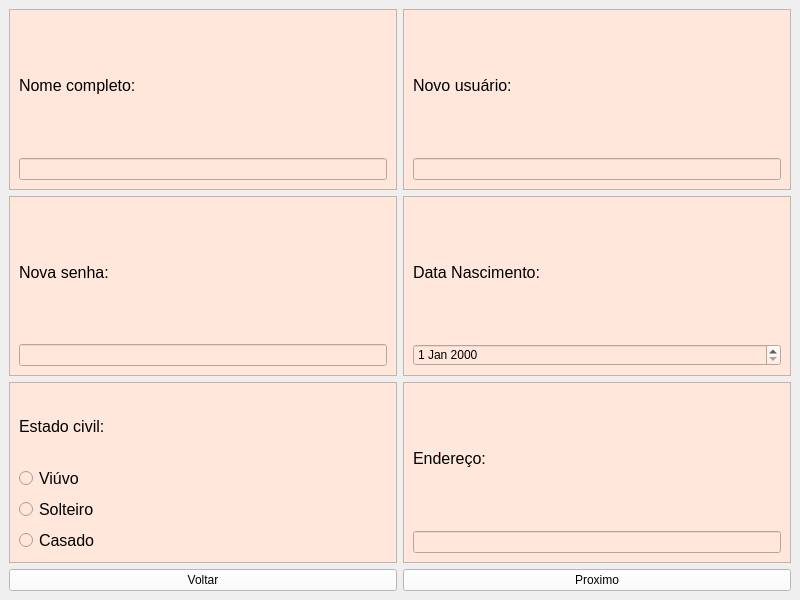
<?xml version="1.0" encoding="UTF-8"?>
<ui version="4.0">
 <class>Tela_Cadastro</class>
 <widget class="QMainWindow" name="Tela_Cadastro">
  <property name="geometry">
   <rect>
    <x>0</x>
    <y>0</y>
    <width>800</width>
    <height>600</height>
   </rect>
  </property>
  <property name="windowTitle">
   <string>MainWindow</string>
  </property>
  <widget class="QWidget" name="centralwidget">
   <layout class="QGridLayout" name="gridLayout">
    <item row="2" column="0">
     <widget class="QFrame" name="frame_5">
      <property name="styleSheet">
       <string notr="true">background-color: rgb(255, 231, 219);</string>
      </property>
      <property name="frameShape">
       <enum>QFrame::Shape::StyledPanel</enum>
      </property>
      <property name="frameShadow">
       <enum>QFrame::Shadow::Raised</enum>
      </property>
      <layout class="QVBoxLayout" name="verticalLayout_5">
       <item>
        <widget class="QLabel" name="txt_estadocivil">
         <property name="font">
          <font>
           <pointsize>12</pointsize>
          </font>
         </property>
         <property name="text">
          <string>Estado civil:</string>
         </property>
        </widget>
       </item>
       <item>
        <widget class="QRadioButton" name="button_viuvo">
         <property name="font">
          <font>
           <pointsize>12</pointsize>
          </font>
         </property>
         <property name="text">
          <string>Viúvo</string>
         </property>
        </widget>
       </item>
       <item>
        <widget class="QRadioButton" name="button_solteiro">
         <property name="font">
          <font>
           <pointsize>12</pointsize>
          </font>
         </property>
         <property name="text">
          <string>Solteiro</string>
         </property>
        </widget>
       </item>
       <item>
        <widget class="QRadioButton" name="button_casado">
         <property name="font">
          <font>
           <pointsize>12</pointsize>
          </font>
         </property>
         <property name="text">
          <string>Casado</string>
         </property>
        </widget>
       </item>
      </layout>
     </widget>
    </item>
    <item row="3" column="1">
     <widget class="QPushButton" name="pushButton">
      <property name="styleSheet">
       <string notr="true">background-color: rgb(255, 255, 255);</string>
      </property>
      <property name="text">
       <string>Proximo</string>
      </property>
     </widget>
    </item>
    <item row="2" column="1">
     <widget class="QFrame" name="frame_6">
      <property name="styleSheet">
       <string notr="true">background-color: rgb(255, 231, 219);</string>
      </property>
      <property name="frameShape">
       <enum>QFrame::Shape::StyledPanel</enum>
      </property>
      <property name="frameShadow">
       <enum>QFrame::Shadow::Raised</enum>
      </property>
      <layout class="QVBoxLayout" name="verticalLayout_6">
       <item>
        <widget class="QLabel" name="txt_endereco">
         <property name="font">
          <font>
           <pointsize>12</pointsize>
          </font>
         </property>
         <property name="text">
          <string>Endereço:</string>
         </property>
        </widget>
       </item>
       <item>
        <widget class="QLineEdit" name="input_endereco"/>
       </item>
      </layout>
     </widget>
    </item>
    <item row="0" column="1">
     <widget class="QFrame" name="frame_2">
      <property name="styleSheet">
       <string notr="true">background-color: rgb(255, 231, 219);</string>
      </property>
      <property name="frameShape">
       <enum>QFrame::Shape::StyledPanel</enum>
      </property>
      <property name="frameShadow">
       <enum>QFrame::Shadow::Raised</enum>
      </property>
      <layout class="QVBoxLayout" name="verticalLayout_2">
       <item>
        <widget class="QLabel" name="txt_usuario">
         <property name="font">
          <font>
           <pointsize>12</pointsize>
          </font>
         </property>
         <property name="text">
          <string>Novo usuário:</string>
         </property>
        </widget>
       </item>
       <item>
        <widget class="QLineEdit" name="input_usuario"/>
       </item>
      </layout>
     </widget>
    </item>
    <item row="0" column="0">
     <widget class="QFrame" name="frame">
      <property name="styleSheet">
       <string notr="true">background-color: rgb(255, 231, 219);</string>
      </property>
      <property name="frameShape">
       <enum>QFrame::Shape::StyledPanel</enum>
      </property>
      <property name="frameShadow">
       <enum>QFrame::Shadow::Raised</enum>
      </property>
      <layout class="QVBoxLayout" name="verticalLayout">
       <item>
        <widget class="QLabel" name="tx_nome">
         <property name="font">
          <font>
           <pointsize>12</pointsize>
          </font>
         </property>
         <property name="text">
          <string>Nome completo:</string>
         </property>
        </widget>
       </item>
       <item>
        <widget class="QLineEdit" name="input_nome"/>
       </item>
      </layout>
     </widget>
    </item>
    <item row="1" column="0">
     <widget class="QFrame" name="frame_3">
      <property name="styleSheet">
       <string notr="true">background-color: rgb(255, 231, 219);</string>
      </property>
      <property name="frameShape">
       <enum>QFrame::Shape::StyledPanel</enum>
      </property>
      <property name="frameShadow">
       <enum>QFrame::Shadow::Raised</enum>
      </property>
      <layout class="QVBoxLayout" name="verticalLayout_3">
       <item>
        <widget class="QLabel" name="txt_senha">
         <property name="font">
          <font>
           <pointsize>12</pointsize>
          </font>
         </property>
         <property name="text">
          <string>Nova senha:</string>
         </property>
        </widget>
       </item>
       <item>
        <widget class="QLineEdit" name="input_senha"/>
       </item>
      </layout>
     </widget>
    </item>
    <item row="3" column="0">
     <widget class="QPushButton" name="pushButton_2">
      <property name="styleSheet">
       <string notr="true">background-color: rgb(255, 255, 255);</string>
      </property>
      <property name="text">
       <string>Voltar</string>
      </property>
     </widget>
    </item>
    <item row="1" column="1">
     <widget class="QFrame" name="frame_4">
      <property name="styleSheet">
       <string notr="true">background-color: rgb(255, 231, 219);</string>
      </property>
      <property name="frameShape">
       <enum>QFrame::Shape::StyledPanel</enum>
      </property>
      <property name="frameShadow">
       <enum>QFrame::Shadow::Raised</enum>
      </property>
      <layout class="QVBoxLayout" name="verticalLayout_4">
       <item>
        <widget class="QLabel" name="txt_datanasc">
         <property name="font">
          <font>
           <pointsize>12</pointsize>
          </font>
         </property>
         <property name="text">
          <string>Data Nascimento:</string>
         </property>
        </widget>
       </item>
       <item>
        <widget class="QDateEdit" name="dateEdit"/>
       </item>
      </layout>
     </widget>
    </item>
   </layout>
  </widget>
 </widget>
 <resources/>
 <connections/>
</ui>
